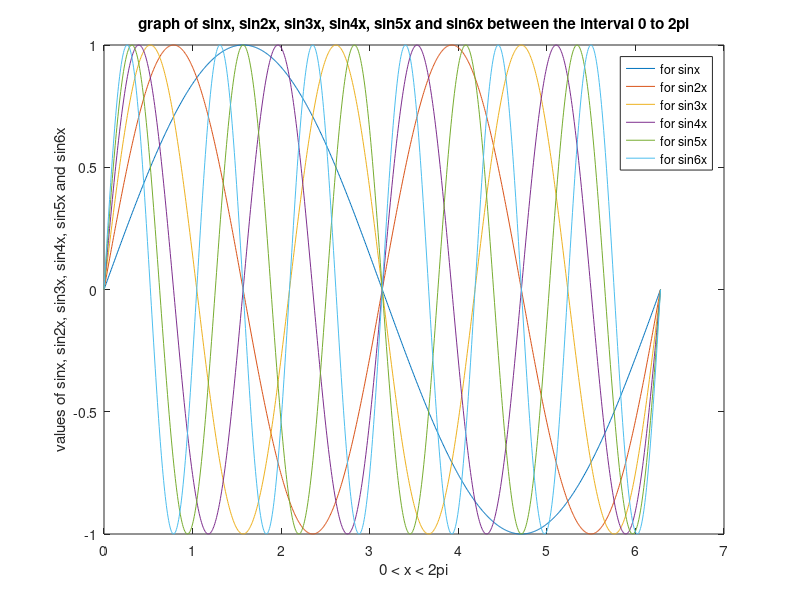

Reproduce this figure in MATLAB.
% Lab 1 question 4
% it displays a graph of sinx, sin2x, sin3x, sin4x, sin5x and sin6x between
% a interval of 0 to 2pi (6.28)
% angle is in radian
% and x axis contains interval of 0 to 2pi and y axis contains the values of sin
% functions

x = linspace(0, 2*pi, 1000);%interval of 0 to 2pi divided in 1000 parts

% all functions given
x1 = sin(x);

x2 = sin(2.*x);

x3 = sin(3.*x);

x4 = sin(4.*x);

x5 = sin(5.*x);

x6 = sin(6.*x);

% all the required sin functions plotted in one graph
plot(x, x1, x, x2, x, x3, x, x4, x, x5, x, x6);

% title of graph
title('graph of sinx, sin2x, sin3x, sin4x, sin5x and sin6x between the interval 0 to 2pi');

xlabel('0 < x < 2pi');% x axis labeled
ylabel('values of sinx, sin2x, sin3x, sin4x, sin5x and sin6x');% y axis labeled

% a box to display the line in graph corresponds to which function 
legend('for sinx', 'for sin2x', 'for sin3x', 'for sin4x', 'for sin5x', 'for sin6x');